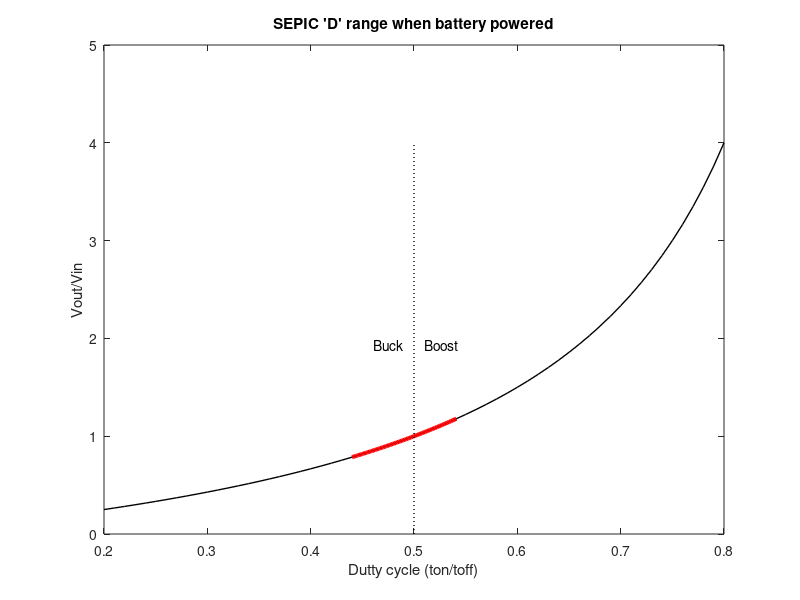

MATLAB code to generate this figure:
clear all; clc;

%SEPIC converter
%===============================================================================
%SEPIC parameters
Vout_v = 3.3;
Vripple_v = 0.001;
Iout_A = 0.300;

%SEPIC voltage in range
bat_min_v = 2.8;
bat_max_v = 4.2;
bat_range_v = [bat_min_v:0.02:bat_max_v];

%SEPIC dutty cycle work range
full_dutty_range = [0.2:0.01:0.8];

%SEPIC ideal full duty cycle range
full_k = full_dutty_range ./ (1 - full_dutty_range);
%SEPIC ideal battery powered duty cycle range
battery_k = Vout_v ./ bat_range_v;
battery_dutty_range = battery_k ./ (1 + battery_k);

%Plot ideal working graph
plot(full_dutty_range, full_k, 'k', "linewidth", 1)
xlabel("Dutty cycle (ton/toff)");
ylabel("Vout/Vin");
title("SEPIC 'D' range when battery powered");
hold on
plot(battery_dutty_range, battery_k, 'r', "linewidth", 3);
plot([0.5 0.5], [0 max(full_k)], 'k', "linestyle", ':', "linewidth", 1);
text(0.49, 2, "Buck", "horizontalalignment", "right", "verticalalignment", "top");
text(0.51, 2, "Boost", "horizontalalignment", "left", "verticalalignment", "top");
hold off

%SEPIC components
%===============================================================================
%Initial parameters
%Switching frequency
fsw_hz = 1200000;
Tsw_s = 1/fsw_hz;
%Rectification diode
Vdfw_v = 0.3;
%Switch Q parameters
Qron_ohm = 0.5;
tr_s = Tsw_s / 20;
tf_s = tr_s;
%Feedback divisor
Vfb_v = 1.25;
R1fb_ohm = 20000
R2fb_ohm = (Vfb_v * R1fb_ohm) / (Vout_v - Vfb_v)
%Undervoltage divisor
Vuv_v = 1.5;
R2uv_ohm = 20000
R1uv_ohm = (bat_min_v - Vuv_v) / (Vuv_v / R2uv_ohm)

%Calculated parameters
%===============================================================================
Lpk2pk = 0.2;

%Duty without Vq consideration
Dmax = (Vout_v + Vdfw_v) / (bat_min_v + Vout_v + Vdfw_v);
Dmin = (Vout_v + Vdfw_v) / (bat_max_v + Vout_v + Vdfw_v);
Delta_IL_A = Iout_A * (Vout_v/bat_min_v) * Lpk2pk;

%Inductor independent core
L_H = (bat_min_v / (Delta_IL_A * fsw_hz)) * Dmax
IL1pk_A = Iout_A * ((Vout_v + Vdfw_v) / bat_min_v) * (1 + Lpk2pk/2);
IL2pk_A = Iout_A * (1 + Lpk2pk/2);

%Inductor on same core
LM_H = L_H / 2

%Switch
VQds_v = bat_max_v + Vdfw_v + Vout_v
IQpk_A = IL1pk_A + IL2pk_A
IQrms_A = Iout_A * sqrt((Vout_v + bat_min_v + Vdfw_v) * (Vout_v + Vdfw_v) / bat_min_v^2);
PQon_W = IQrms_A^2 * Qron_ohm * Dmax;
PQsw_W = 0.5 * (bat_max_v + Vdfw_v + Vout_v) * IQpk_A * (tr_s + tf_s) * fsw_hz;
PQ_W = PQon_W + PQsw_W

%Diode
Vd_v = bat_max_v + Vout_v
Id_A = Iout_A / (1 - Dmax)
Pd_W = Vdfw_v * Iout_A

%Coupling capacitor
Delta_Vc_v = 0.1 * bat_min_v;
Cs_F = (Iout_A * Dmax) / (fsw_hz * Delta_Vc_v)
Cs_rms_A = Iout_A * sqrt((Vout_v + Vdfw_v) / bat_min_v);
Cs_ripple_v = (Iout_A * Dmax) / (Cs_F * fsw_hz);

%In capacitor
Cin_rms_A = Delta_IL_A / sqrt(12);

%Out capacitor
Cout_F = (Iout_A * Dmin) / (Vripple_v * 0.5 * fsw_hz)
CoutESR_ohm = (Vripple_v * 0.5) / (IL1pk_A + IL2pk_A)
